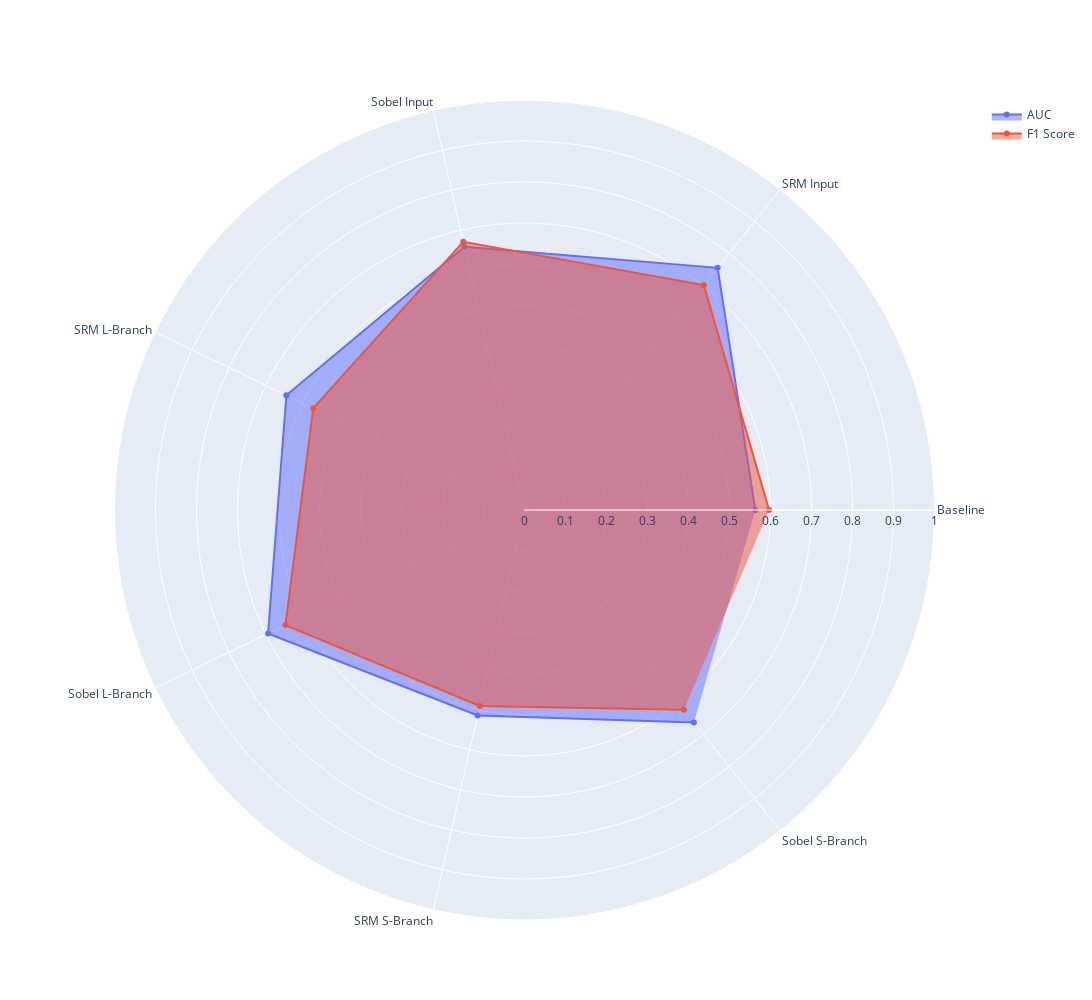

The notebook cell saved with this chart:
### Code cell
fig = go.Figure()
fig.add_trace(go.Scatterpolar(
      r=results_auc,
      theta=categories,
      fill='toself',
      name='AUC'
))

fig.add_trace(go.Scatterpolar(
      r=results_f1,
      theta=categories,
      fill='toself',
      name='F1 Score'
))

fig.update_layout(
    polar=dict(
        radialaxis=dict(
            visible=True,
            range=[0, 1]
        )
    ),
    showlegend=True, 
    width=1200,       
    height=1000        
)

fig.show()

### Figure 1 — Plotly figure (JSON) as saved in the notebook; plotly's stock layout.template omitted (floating-point values rounded to 4 significant figures)
{"data": [{"fill": "toself", "name": "AUC", "r": [0.5629, 0.7555, 0.6587, 0.6446, 0.6942, 0.5139, 0.6627], "theta": ["Baseline", "SRM Input", "Sobel Input", "SRM L-Branch", "Sobel L-Branch", "SRM S-Branch", "Sobel S-Branch"], "type": "scatterpolar"}, {"fill": "toself", "name": "F1 Score", "r": [0.5965, 0.7015, 0.6711, 0.5719, 0.6471, 0.4901, 0.6234], "theta": ["Baseline", "SRM Input", "Sobel Input", "SRM L-Branch", "Sobel L-Branch", "SRM S-Branch", "Sobel S-Branch"], "type": "scatterpolar"}], "layout": {"height": 1000, "polar": {"radialaxis": {"range": [0, 1], "visible": true}}, "showlegend": true, "width": 1200}}
